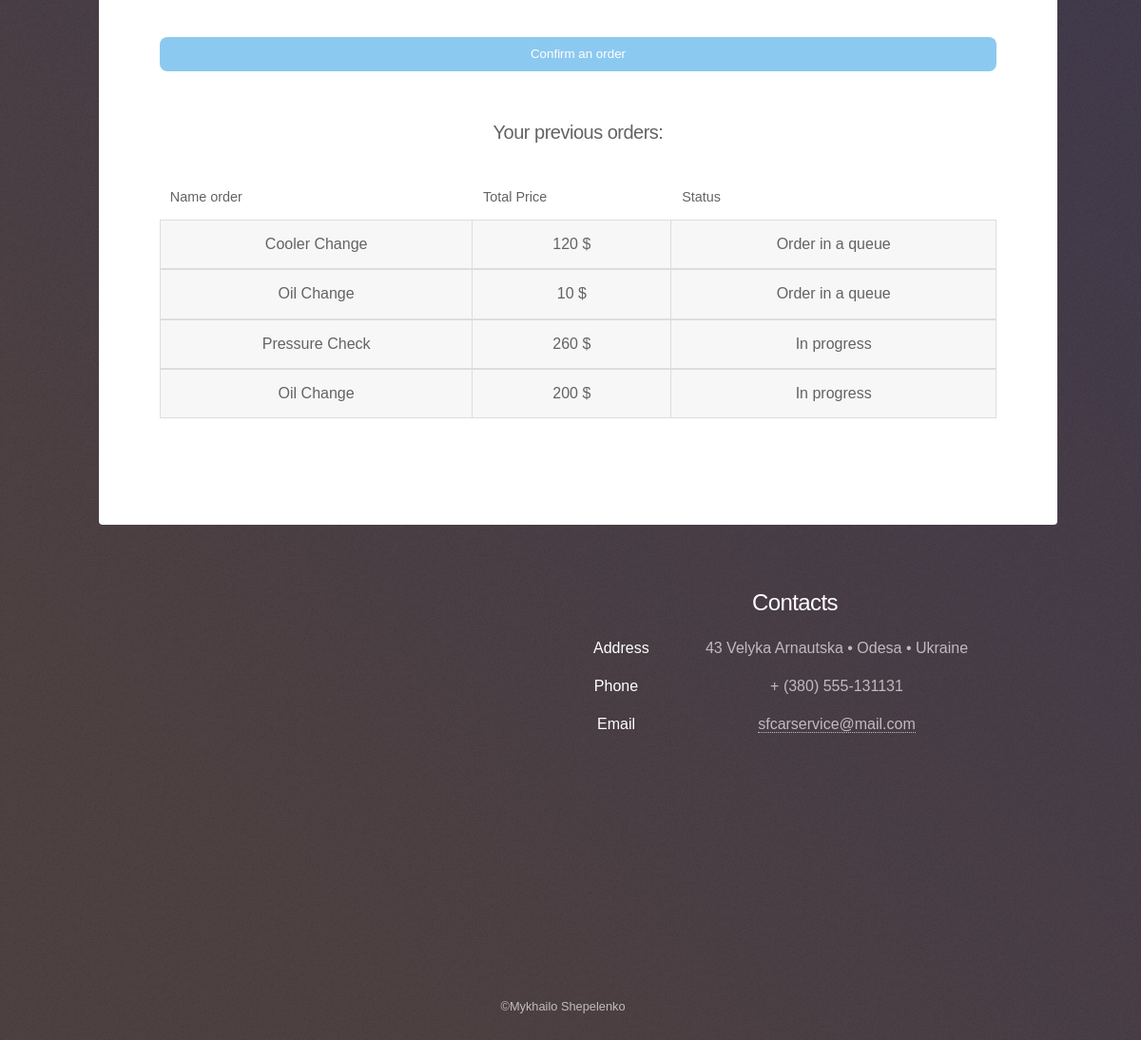
The app's page /order/ (signed in, lower part), older data.
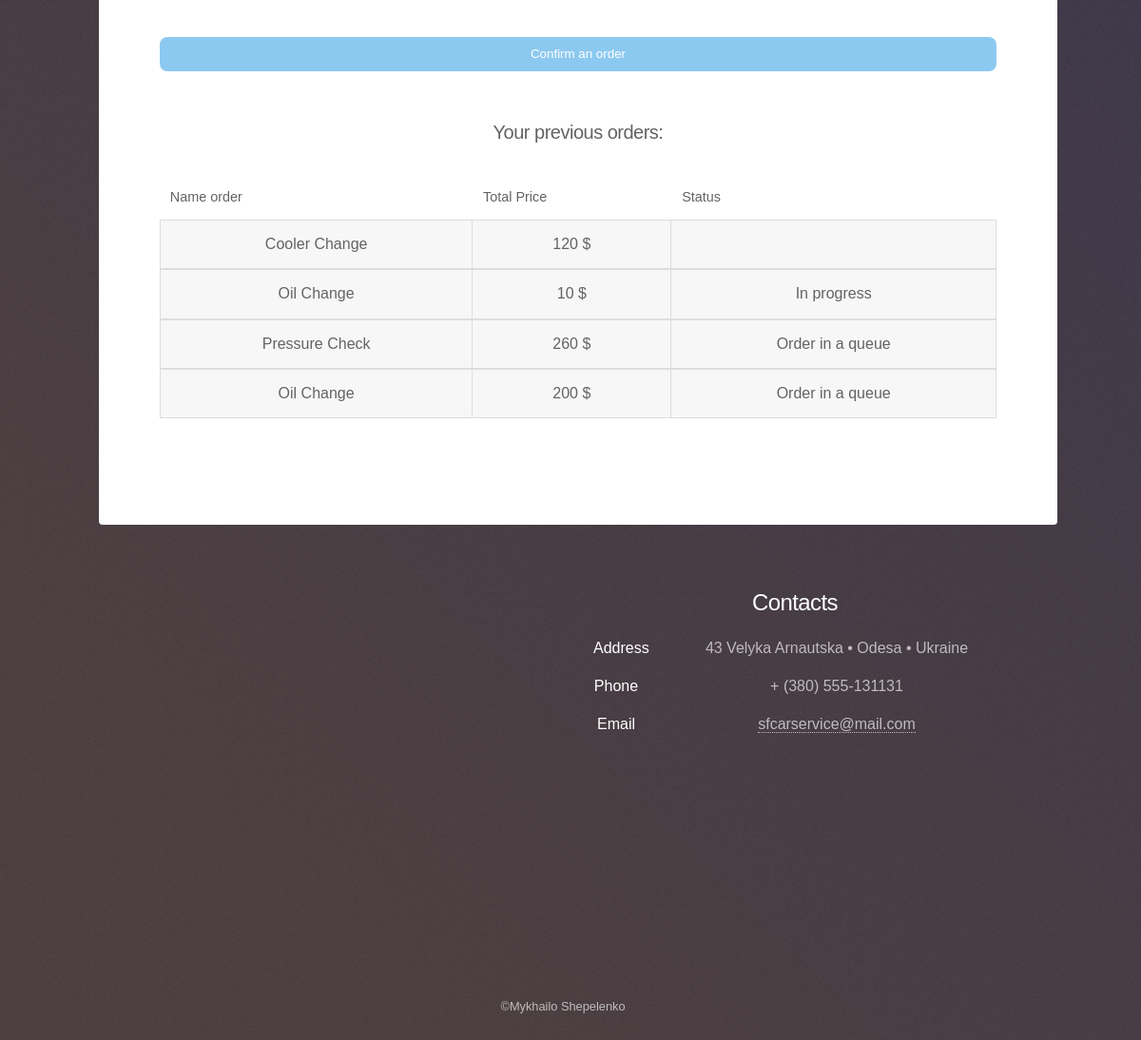
The same page, newer data.
### client/models.py (models this page shows, shortened)
class Tasks(models.Model):
    jobs = (
        ('Oil Change', 'Oil Change'),
        ('Pressure Check', 'Pressure Check'),
        ('Cooler Change', 'Cooler Change'),
    )
    username = models.ForeignKey(settings.AUTH_USER_MODEL, on_delete=models.CASCADE, verbose_name='User')
    task_name = models.CharField('Task', max_length=50, choices=jobs)
    task_description = models.TextField('Task description', max_length=500)
    task_price_job = models.IntegerField('Task price', default=0)
    task_price_equipment = models.IntegerField('Equipment price', default=0)
    task_status = models.BooleanField('Task status', default=False)
    task_progress = models.BooleanField('Task progress', default=False)
    def total_price(self):
        return self.task_price_job + self.task_price_equipment
    class Meta:
        verbose_name = 'Task'
        verbose_name_plural = 'Tasks'

### client/views.py (the view)
# urls.py: path('order/', client_views.create_task, name='order'),
@login_required
def create_task(request):
    tasks = Tasks.objects.all()
    user = request.user
    if request.method == 'POST':
        form = TaskCreateForm(request.POST)
        if form.is_valid():
            task = form.save(commit=False)
            task.username = request.user
            task.save()
            return redirect('order')
    else:
        form = TaskCreateForm()
    return render(request, 'client/order.html', {
        'form': form,
        'title': 'Order',
        'tasks': tasks,
        'user': user})

### client/templates/client/order.html (shortened to what this page needs)
<!DOCTYPE HTML>
{% load static %}
<html>
	<head>
		<link rel="stylesheet" href="{% static 'CarServiceMain/assets/css/main.css' %}" />
        <link rel="stylesheet" href="{% static 'CarServiceMain/assets/css/workers.css' %}" />
	</head>
	<body class="is-preload">
			<ul id="wrapper">
                <div id="main">
				    <section id="first" class="main special">
                        <header class="major">
                            <form method="post">
                                <button class="primary fit button" type="submit">Confirm an order</button>
                            </form>
                        </header>
                        <header class="major">
                            <p>Your previous orders:</p>
                                <div class="table-wrapper">
                                    <table class="alt">
                                        <thead>
                                            <tr>
                                                <th>Name order</th>
                                                <th>Total Price</th>
                                                <th>Status</th>
                                            </tr>
                                        </thead>
                                        {% for task in tasks %}
                                            {% if task.username == user %}
                                                <tbody>
                                                    <td>{{ task.task_name }}</td>
                                                    <td>{{ task.total_price }} $</td>
                                                    <td>
                                                        {% if task.task_status %}
                                                            {% if task.task_progress %}
                                                                Done
                                                            {% endif %}
                                                        {% else %}
                                                            {% if task.task_progress %}
                                                                In progress
                                                            {% else %}
                                                                Order in a queue
                                                            {% endif %}
                                                        {% endif %}
                                                    </td>
                                                </tbody>
                                            {% endif %}
                                        {% endfor %}
                                    </table>
                                </div>
                        </header>
                    </section>
                </div>
					{% include 'client/constant_templates/bottom.html' %}
	</body>
</html>

### client/templates/client/constant_templates/header.html (shortened to what this page needs)
{% load static %}

### client/templates/client/constant_templates/bottom.html (shortened to what this page needs)
<footer id="footer">
    <section>
        <div id="map" style="height: 400px; width: 100%;"></div>
    </section>
    <section>
        <h2>Contacts</h2>
        <dl class="alt">
            <dt>Address</dt>
            <dd>43 Velyka Arnautska &bull; Odesa &bull; Ukraine</dd>
            <dt>Phone</dt>
            <dd>+ (380) 555-131131</dd>
            <dt>Email</dt>
            <dd><a href="mailto:shepel9119@gmail.com">sfcarservice@mail.com</a></dd>
        </dl>
    </section>
    <p class="copyright">&copy;Mykhailo Shepelenko</a></p>
</footer>

### CarService/static/CarServiceMain/assets/css/workers.css (style rules this page uses)
body { font-family: Arial, sans-serif; text-align: center; background-color: #f5f5f5; }

Row changes from the older to the newer data that the page shows:
changed Tasks "Cooler Change": no longer shows "Order in a queue"
changed Tasks (number 2 of 4 on the later page): task_progress "Order in a queue" → "In progress"
changed Tasks "Pressure Check": task_progress "In progress" → "Order in a queue"
changed Tasks (number 4 of 4 on the later page): task_progress "In progress" → "Order in a queue"
